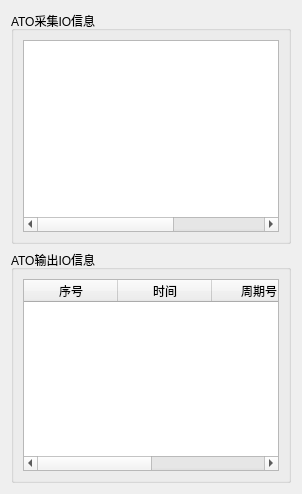
          <widget class="QWidget" name="page_ato_IO">
           <layout class="QVBoxLayout" name="verticalLayout_20">
            <item>
             <widget class="QGroupBox" name="gp_ato_IN">
              <property name="title">
               <string>ATO采集IO信息</string>
              </property>
              <layout class="QHBoxLayout" name="horizontalLayout_50">
               <item>
                <widget class="QTableWidget" name="tb_ato_IN">
                 <property name="sizePolicy">
                  <sizepolicy hsizetype="Minimum" vsizetype="Expanding">
                   <horstretch>0</horstretch>
                   <verstretch>0</verstretch>
                  </sizepolicy>
                 </property>
                 <attribute name="horizontalHeaderVisible">
                  <bool>false</bool>
                 </attribute>
                 <attribute name="horizontalHeaderDefaultSectionSize">
                  <number>71</number>
                 </attribute>
                 <attribute name="horizontalHeaderMinimumSectionSize">
                  <number>80</number>
                 </attribute>
                 <attribute name="verticalHeaderMinimumSectionSize">
                  <number>30</number>
                 </attribute>
                 <attribute name="verticalHeaderStretchLastSection">
                  <bool>false</bool>
                 </attribute>
                 <column>
                  <property name="text">
                   <string>序号</string>
                  </property>
                 </column>
                 <column>
                  <property name="text">
                   <string>时间</string>
                  </property>
                 </column>
                 <column>
                  <property name="text">
                   <string>周期号</string>
                  </property>
                 </column>
                 <column>
                  <property name="text">
                   <string>采集信号</string>
                  </property>
                 </column>
                 <column>
                  <property name="text">
                   <string>取值</string>
                  </property>
                 </column>
                </widget>
               </item>
              </layout>
             </widget>
            </item>
            <item>
             <widget class="QGroupBox" name="gp_ato_OUT">
              <property name="title">
               <string>ATO输出IO信息</string>
              </property>
              <layout class="QHBoxLayout" name="horizontalLayout_51">
               <item>
                <widget class="QTableWidget" name="tb_ato_OUT">
                 <property name="sizePolicy">
                  <sizepolicy hsizetype="Minimum" vsizetype="Expanding">
                   <horstretch>0</horstretch>
                   <verstretch>0</verstretch>
                  </sizepolicy>
                 </property>
                 <attribute name="horizontalHeaderDefaultSectionSize">
                  <number>94</number>
                 </attribute>
                 <attribute name="horizontalHeaderMinimumSectionSize">
                  <number>60</number>
                 </attribute>
                 <attribute name="verticalHeaderMinimumSectionSize">
                  <number>30</number>
                 </attribute>
                 <attribute name="verticalHeaderStretchLastSection">
                  <bool>false</bool>
                 </attribute>
                 <column>
                  <property name="text">
                   <string>序号</string>
                  </property>
                 </column>
                 <column>
                  <property name="text">
                   <string>时间</string>
                  </property>
                 </column>
                 <column>
                  <property name="text">
                   <string>周期号</string>
                  </property>
                 </column>
                 <column>
                  <property name="text">
                   <string>输出信号</string>
                  </property>
                 </column>
                </widget>
               </item>
              </layout>
             </widget>
            </item>
           </layout>
          </widget>
